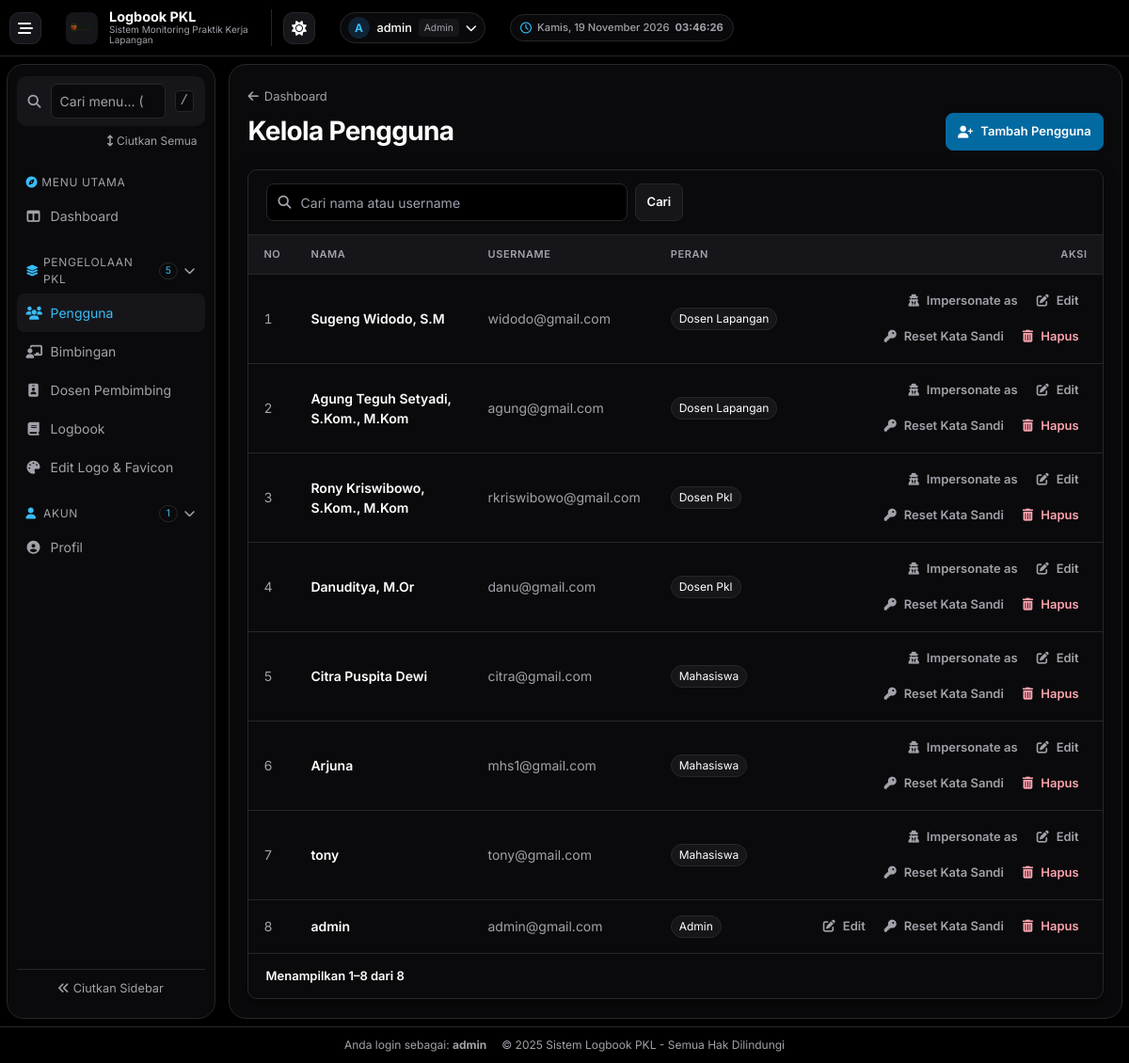
Screenshot of /admin/users.php (signed in) with the database file from the repository.
### tables this page shows
CREATE TABLE IF NOT EXISTS `settings` (
  `setting_key` varchar(50) NOT NULL,
  `setting_value` text NOT NULL,
  `updated_at` timestamp NOT NULL DEFAULT CURRENT_TIMESTAMP ON UPDATE CURRENT_TIMESTAMP,
  PRIMARY KEY (`setting_key`)
);

CREATE TABLE `users` (
  `id` int(11) NOT NULL,
  `nama` varchar(100) DEFAULT NULL,
  `username` varchar(50) DEFAULT NULL,
  `password` varchar(255) DEFAULT NULL,
  `role` enum('admin','mahasiswa','dosen_pkl','dosen_lapangan') NOT NULL,
  `created_at` timestamp NOT NULL DEFAULT current_timestamp(),
  `remember_token` varchar(64) DEFAULT NULL,
  `prodi` varchar(100) DEFAULT NULL,
  `email_verified` tinyint(1) DEFAULT 0,
  `phone` varchar(15) DEFAULT NULL,
  `profile_image` varchar(255) DEFAULT NULL
);

### includes/settings.php (called while the page is built, shortened)
<?php
if (!function_exists('get_app_settings')) {
    function get_app_settings() {
        global $conn;
        static $settings_cache = null;
        if ($settings_cache !== null) {
            return $settings_cache;
        }
        $defaults = [
            'app_logo'           => 'assets/images/dashboard-logo-uam.png',
            'app_favicon'        => 'assets/images/dashboard-logo-uam.png',
            'app_logo_login'     => 'assets/images/uam1.png',
            'app_logo_secondary' => 'assets/images/dikti.png',
            'app_name'           => 'Logbook PKL',
            'app_desc'           => 'Sistem Monitoring Praktik Kerja Lapangan'
        ];
        $res = $conn->query("SELECT setting_key, setting_value FROM settings");
        if ($res && $res->num_rows > 0) {
            while ($row = $res->fetch_assoc()) {
                $defaults[$row['setting_key']] = $row['setting_value'];
            }
        }
        $settings_cache = $defaults;
        return $settings_cache;
    }
}
if (!function_exists('get_setting')) {
    function get_setting($key, $default = '') {
        $settings = get_app_settings();
        return $settings[$key] ?? $default;
    }
}

### admin/users.php (the view, shortened to what this page needs)
<?php
include '../config/db.php';
$search = isset($_GET['search']) ? $_GET['search'] : '';
$where_clause = "";
$limit = 10;
$page = isset($_GET['page']) ? intval($_GET['page']) : 1;
$start = ($page - 1) * $limit;
$result = $conn->query("
    SELECT * FROM users
    $where_clause
    ORDER BY role DESC
    LIMIT $start, $limit
");
include '../includes/header.php';
?>
<div class="dashboard-page users-page">
    <div class="admin-list-header">
        <div>
            <a href="dashboard.php" class="admin-list-back">
                <i class="fas fa-arrow-left" aria-hidden="true"></i> Dashboard
            </a>
            <h2 class="dashboard-title">Kelola Pengguna</h2>
        </div>
        <a href="tambah_user.php" class="admin-button admin-button-primary">
            <i class="fas fa-user-plus" aria-hidden="true"></i> Tambah Pengguna
        </a>
    </div>
    <div class="dashboard-panel admin-list-panel">
        <form method="get" class="admin-list-filter" role="search" aria-label="Cari pengguna">
            <label class="users-search-field">
                <i class="fas fa-magnifying-glass" aria-hidden="true"></i>
                <input type="search" name="search" value="<?= htmlspecialchars($search) ?>" placeholder="Cari nama atau username">
            </label>
            <button type="submit" class="admin-button">Cari</button>
        </form>
        <div class="dashboard-table-scroll" tabindex="0" role="region" aria-label="Tabel Kelola Pengguna">
            <table class="admin-list-table">
                <thead>
                    <tr>
                        <th scope="col">No</th>
                        <th scope="col">Nama</th>
                        <th scope="col">Username</th>
                        <th scope="col">Peran</th>
                        <th scope="col" class="users-action-heading">Aksi</th>
                    </tr>
                </thead>
                <tbody>
                    <?php $no = $start + 1; ?>
                    <?php while ($user = $result->fetch_assoc()): ?>
                        <tr>
                            <td class="users-row-number"><?= $no++ ?></td>
                            <td class="users-name"><?= htmlspecialchars($user['nama']) ?></td>
                            <td class="users-username"><?= htmlspecialchars($user['username']) ?></td>
                            <td><span class="users-role"><?= htmlspecialchars(str_replace('_', ' ', $user['role'])) ?></span></td>
                            <td>
                                <div class="users-actions">
                                    <?php if (in_array($user['role'], ['mahasiswa', 'dosen_pkl', 'dosen_lapangan'], true)): ?>
                                        <form method="post" action="../impersonate.php">
                                            <button type="submit" name="action" value="start" class="admin-button admin-button-quiet"
                                                    aria-label="Impersonate as <?= htmlspecialchars($user['nama']) ?>">
                                                <i class="fas fa-user-secret" aria-hidden="true"></i> Impersonate as
                                            </button>
                                        </form>
                                    <?php endif; ?>
                                    <a href="edit_user.php?id=<?= $user['id'] ?>" class="admin-button admin-button-quiet">
                                        <i class="fas fa-pen-to-square" aria-hidden="true"></i> Edit
                                    </a>
                                    <a href="reset_password.php?id=<?= (int) $user['id'] ?>" class="admin-button admin-button-quiet">
                                        <i class="fas fa-key" aria-hidden="true"></i> Reset Kata Sandi
                                    </a>
                                    <a href="?delete=<?= $user['id'] ?>" onclick="return confirm('Yakin hapus user ini? Semua data terkait juga akan dihapus.')" class="admin-button admin-button-danger">
                                        <i class="fas fa-trash-can" aria-hidden="true"></i> Hapus
                                    </a>
                                </div>
                            </td>
                        </tr>
                    <?php endwhile; ?>
                </tbody>
            </table>
        </div>
        <?php
        include '../includes/pagination.php';
        ?>
    </div>
</div>
<?php include '../includes/footer.php'; ?>

### includes/header.php (shortened to what this page needs)
<?php
$base_path = '';
if (strpos($_SERVER['PHP_SELF'], 'admin/') !== false) {
    $base_path = '../';
} elseif (strpos($_SERVER['PHP_SELF'], 'mahasiswa/') !== false ||
          strpos($_SERVER['PHP_SELF'], 'dosen_pkl/') !== false ||
          strpos($_SERVER['PHP_SELF'], 'dosen_lapangan/') !== false) {
    $base_path = '../';
}
$role_dashboard = [
    'admin' => $base_path . 'admin/dashboard.php',
    'mahasiswa' => $base_path . 'mahasiswa/dashboard.php',
    'dosen_pkl' => $base_path . 'dosen_pkl/dashboard.php',
    'dosen_lapangan' => $base_path . 'dosen_lapangan/dashboard.php'
];
$current_role = $_SESSION['user']['role'];
$dashboard_url = $role_dashboard[$current_role] ?? '../index.php';
$is_impersonating = isset($_SESSION['impersonator_id']);
?>
<!DOCTYPE html>
<html lang="id">
<head>
    <?php
    $app_favicon = function_exists('get_setting') ? get_setting('app_favicon', 'assets/images/dashboard-logo-uam.png') : 'assets/images/dashboard-logo-uam.png';
    $app_logo    = function_exists('get_setting') ? get_setting('app_logo', 'assets/images/dashboard-logo-uam.png') : 'assets/images/dashboard-logo-uam.png';
    $app_name    = function_exists('get_setting') ? get_setting('app_name', 'Logbook PKL') : 'Logbook PKL';
    $app_desc    = function_exists('get_setting') ? get_setting('app_desc', 'Sistem Monitoring Praktik Kerja Lapangan') : 'Sistem Monitoring Praktik Kerja Lapangan';
    ?>
    <script src="https://cdn.tailwindcss.com"></script>
    <link rel="stylesheet" href="https://cdnjs.cloudflare.com/ajax/libs/font-awesome/6.5.0/css/all.min.css">
    <link rel="stylesheet" href="<?= $base_path ?>assets/css/dashboard.css">
</head>
<body class="min-h-screen pkl-dashboard<?= $is_impersonating ? ' is-impersonating' : '' ?>">
<nav class="sticky top-0 z-50" aria-label="Bilah atas">
    <div>
        <div class="flex justify-between items-center h-16">
            <div class="flex items-center space-x-4">
                <button type="button" id="dashboardSidebarToggle" class="dashboard-sidebar-toggle"
                        aria-label="Menu navigasi" aria-controls="dashboardSidebar" aria-expanded="false">
                    <i class="fas fa-bars-staggered" aria-hidden="true"></i>
                </button>
                <a href="<?= $dashboard_url ?>" class="flex items-center space-x-3">
                    <?php if (!empty($app_logo) && file_exists(__DIR__ . '/../' . $app_logo)): ?>
                        <div class="w-10 h-10 bg-white rounded-lg flex items-center justify-center shadow overflow-hidden p-1">
                            <img src="<?= $base_path . htmlspecialchars($app_logo) ?>?v=<?= filemtime(__DIR__ . '/../' . $app_logo) ?>" alt="Logo <?= htmlspecialchars($app_name) ?>" class="max-w-full max-h-full object-contain">
                        </div>
                    <?php else: ?>
                        <div class="w-10 h-10 bg-white rounded-lg flex items-center justify-center shadow">
                            <i class="fas fa-graduation-cap text-blue-600 text-lg" aria-hidden="true"></i>
                        </div>
                    <?php endif; ?>
                    <div class="hidden md:block">
                        <h1 class="text-lg font-bold text-white"><?= htmlspecialchars($app_name) ?></h1>
                        <p class="text-xs text-blue-100"><?= htmlspecialchars($app_desc) ?></p>
                    </div>
                </a>
            </div>
            <div class="flex items-center space-x-4">
                <button type="button" id="dashboardThemeToggle" class="dashboard-sidebar-toggle dashboard-theme-toggle"
                        aria-label="Mode gelap" aria-pressed="true" title="Ganti ke tema terang">
                    <i class="fas fa-sun" aria-hidden="true"></i>
                </button>
                <div class="hidden md:block text-right">
                    <i class="far fa-clock dashboard-clock-icon" aria-hidden="true"></i>
                    <div id="tanggal" class="text-sm font-medium text-blue-100"></div>
                    <div id="jam" class="text-xs text-white/90 time"></div>
                </div>
                <div class="relative">
                    <button id="userMenuButton" class="flex items-center space-x-3 focus:outline-none focus:ring-2 focus:ring-white/30 rounded-lg p-1">
                        <div class="w-10 h-10 rounded-full border-2 border-white overflow-hidden bg-gradient-to-r from-blue-400 to-purple-400 flex items-center justify-center shadow">
                            <?php if (isset($_SESSION['user']['profile_image']) && !empty($_SESSION['user']['profile_image'])): ?>
                                <img src="<?= $base_path ?>assets/uploads/profiles/<?= htmlspecialchars($_SESSION['user']['profile_image']) ?>"
                                     alt="Profile"
                                     class="w-full h-full object-cover">
                            <?php else: ?>
                                <span class="text-white font-bold text-lg">
                                    <?= strtoupper(substr($_SESSION['user']['nama'], 0, 1)) ?>
                                </span>
                            <?php endif; ?>
                        </div>
                        <div class="dashboard-account-label hidden md:block text-left">
                            <div class="text-sm font-medium text-white"><?= htmlspecialchars($_SESSION['user']['nama']) ?></div>
                            <div class="text-xs text-blue-100 capitalize"><?= $current_role ?></div>
                        </div>
                        <i class="fas fa-chevron-down text-white text-xs hidden md:block"></i>
                    </button>
                </div>
            </div>
        </div>
    </div>
</nav>
<div class="dashboard-layout" id="dashboardLayout">
<?php require __DIR__ . '/dashboard-sidebar.php'; ?>
<main id="dashboardMain">

### includes/header.php (style rules this page uses)
body { font-family: 'Inter', sans-serif; }
.time { font-size: 0.875rem; line-height: 1.25rem; }

### rows the page displays
settings: setting_key "Logbook PKL"
users: nama "Sugeng Widodo, S.M", username "widodo@gmail.com", role "Dosen Lapangan"
users: nama "Agung Teguh Setyadi, S.Kom., M.Kom", username "agung@gmail.com", role "Dosen Lapangan"
users: nama "Rony Kriswibowo, S.Kom., M.Kom", username "rkriswibowo@gmail.com", role "Dosen Pkl"
users: nama "Danuditya, M.Or", username "danu@gmail.com", role "Dosen Pkl"
users: nama "Citra Puspita Dewi", username "citra@gmail.com", role "Mahasiswa"
users: nama "Arjuna", username "mhs1@gmail.com", role "Mahasiswa"
users: nama "tony", username "tony@gmail.com", role "Mahasiswa"
users: nama "admin", username "admin@gmail.com", role "Admin"

### other values shown
$app_desc "Sistem Monitoring Praktik Kerja Lapangan"
substr($_SESSION['user']['nama'], 0, 1) "A"
$_SESSION['user']['nama'] "admin"
$current_role "Admin"
$label_link "Dashboard"
$label "PENGELOLAAN PKL"
count($links) "5"
$label_link "Pengguna"
$label_link "Bimbingan"
$label_link "Dosen Pembimbing"
$label_link "Logbook"
$label_link "Edit Logo & Favicon"
$label "AKUN"
count($links) "1"
$label_link "Profil"
